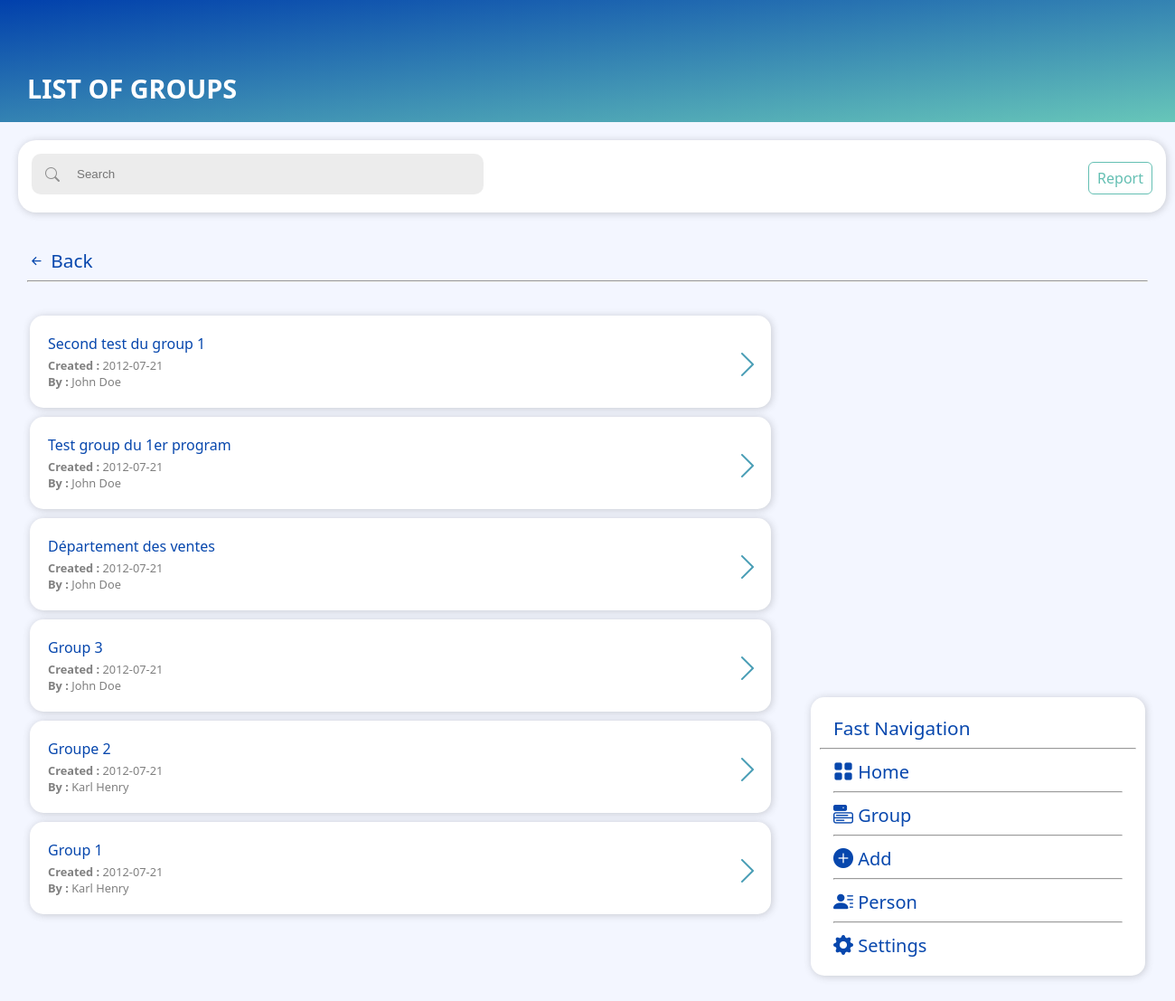
/View/list-group.php (signed in), run on the app's committed database.
### tables this page shows
CREATE TABLE `entreprise` (
  `id_ent` int(11) NOT NULL,
  `code_entreprise` varchar(50) NOT NULL,
  `nom_entreprise` varchar(100) NOT NULL,
  `date_creation` date NOT NULL,
  `date_expiration` date NOT NULL,
  `id_statut` int(11) NOT NULL
);

CREATE TABLE `groupe` (
  `id_group` int(11) NOT NULL,
  `nom_groupe` varchar(50) NOT NULL,
  `description` varchar(100) NOT NULL,
  `date_creation` date NOT NULL,
  `date_expiration` date NOT NULL,
  `id_program` int(11) NOT NULL,
  `code_user` int(11) NOT NULL
);

CREATE TABLE `users` (
  `code_user` int(11) NOT NULL,
  `nom` varchar(50) NOT NULL,
  `prenom` varchar(50) NOT NULL,
  `email` varchar(50) NOT NULL,
  `password` varchar(255) NOT NULL,
  `adresse` varchar(100) NOT NULL,
  `telephone_1` varchar(20) NOT NULL,
  `telephone_2` varchar(20) NOT NULL,
  `code_entreprise` varchar(50) NOT NULL,
  `id_role` int(11) NOT NULL,
  `id_statut` int(11) NOT NULL
);

### View/list-group.php (the view, shortened to what this page needs)
<!Doctype html>
<html>
<head>
    <link rel="stylesheet" href="css/style.css">
    <link rel="stylesheet" type="text/css" href="css/main.css">
    <link rel="stylesheet" href="https://cdn.jsdelivr.net/npm/bootstrap-icons@1.5.0/font/bootstrap-icons.css">
</head>
<body class="body">
    <?php
    include_once('header.php');
    ?>
    <div class="header-content">
        <?php
        echo '<div class="title">List of groups</div>';
        ?>
    </div>
    <div class="second-part-content">
        <div class="search">
            <div class="custom-container">
                <form action="" method="post" class="">
                    <i class="bi bi-search"></i>
                    <input type="text" name="searchAll" id="" placeholder="Search" class="search-main">
                </form>
            </div>
            <div class="link">
                <ul>
                    <?php
                    if (isset($_SESSION["role"]) && $_SESSION["role"] === 3 || $_SESSION["role"] === 2) {
                        echo '<li>';
                        echo '</li> <li><a href="report.php" class="btn btn-outline-muted">Report</a></li>';
                    } elseif (isset($_SESSION["role"]) && $_SESSION["role"] === 1) {
                        echo '<li><a href="report.php" class="btn btn-outline-muted">Report</a></li>';
                    }
                    ?>
                </ul>
            </div>
        </div>
    </div>
    <div class="third-part-content">
        <div class="container mt-3">
            <span class="title-page-list">
                <a href="index.php">
                    <i class="bi bi-arrow-left-short"></i> <span class="align-items"></span> Back
                </a>
                <hr>
            </span>
            <div class="list-content mt-3 mb-5">
                <?php
                if (isset($_POST["searchAll"])) {
                    $nom_group = $_POST["searchAll"];
                    $code_entreprise = $_SESSION["code_entreprise"];
                    $query = "SELECT * FROM program, groupe, users WHERE nom_groupe LIKE '%$nom_group%' AND program.id_program = groupe.id_program AND users.code_user = groupe.code_user ORDER BY nom_groupe DESC";
                    $result = $conn->query($query);
                    if (mysqli_num_rows($result) > 0) {
                        while ($row = mysqli_fetch_assoc($result)) {
                            echo '<a href="group.php?group-details=' . $row["id_group"] . '" class="nav-link">
                            <div class="bg-white">
                                <div class="group-name-and-details">
                                    <div class="group-name">' . $row["nom_groupe"] . '</div>
                                    <div class="group-details">
                                        <b>Created : </b>' . $row["date_creation"] . ' <br>
                                        <b>By : </b>' . $row["nom"] . ' ' . $row["prenom"] . '</div>
                                    </div>
                                    <div class="more-details">
                                        <a href="group.php?group-details=' . $row["id_group"] . '"><i class="bi bi-chevron-right"></i></a>
                                    </div>
                            </div>
                        </a>';
                        }
                    } else {
                        echo '<div class="bg-white">
                        <div class="group-name-and-details">
                            <div class="group-name">There is no group with this name...</div>
                            <div class="group-details">Please create a new group !</div>
                        </div>
                    </div>';
                    }
                } else {
                    $code_entreprise = $_SESSION["code_entreprise"];
                    $query = "SELECT * FROM entreprise, program, groupe, users WHERE users.code_entreprise = '$code_entreprise' AND entreprise.code_entreprise = '$code_entreprise' AND program.code_entreprise = '$code_entreprise' AND program.id_program = groupe.id_program AND users.code_user = groupe.code_user ORDER BY groupe.id_group DESC";
                    $result = $conn->query($query);
                    if (mysqli_num_rows($result) > 0) {
                        while ($row = mysqli_fetch_assoc($result)) {
                            echo '<a href="group.php?group-details=' . $row["id_group"] . '" class="nav-link">
                            <div class="bg-white">
                                <div class="group-name-and-details">
                                    <div class="group-name">' . $row["nom_groupe"] . '</div>
                                    <div class="group-details">
                                        <b>Created : </b>' . $row["date_creation"] . ' <br>
                                        <b>By : </b>' . $row["nom"] . ' ' . $row["prenom"] . '</div>
                                    </div>
                                    <div class="more-details">
                                        <a href="group.php?group-details=' . $row["id_group"] . '"><i class="bi bi-chevron-right"></i></a>
                                    </div>
                            </div>
                        </a>';
                        }
                    }
                }
                include_once('sidebar.php');
                ?>
            </div>
        </div>
    </div>
    <?php
    include_once("footer.php");
    ?>
</body>
</html>

### View/css/style.css (style rules this page uses)
:root { --background-color: #F3F6FF; --white: #FFF; --gray: rgba(128, 128, 128, 0.863); --primary: #0747AD; --secondary: #489DB5; --muted: #64BFB3; --bg-light-gray: rgb(252, 252, 252); }
.container { padding: 0 30px; }
a { text-decoration: none; -webkit-tap-highlight-color: transparent; }
body, .body { background-color: var(--background-color); padding: 0; margin: 0; font-family: 'Segoe UI', Tahoma, Geneva, Verdana, sans-serif; }
.header-content { background-image: linear-gradient(to bottom right, rgb(1, 64, 172), rgb(103, 198, 185)); height: auto; width: 100%; color: var(--white); padding: 18px 0; position: sticky; }
.title, .subtitle { margin: 0 30px; width: auto; }
.title { font-size: 1.8rem; font-weight: bold; margin-top: 60px; text-transform: uppercase; width: auto; }
.second-part-content { margin: 20px; padding: 15px; height: 50px; width: 1240px; background-color: var(--white); box-shadow: 1px 1px 8px rgba(65, 65, 65, 0.247); border-radius: 20px; }
.custom-container { float: left; }
.bi-search { position: absolute; margin-top: 12px; margin-left: 15px; color: var(--gray) }
.search-main { height: 45px; width: 400px; background-color: rgba(206, 206, 206, 0.384); border-style: none; border-radius: 10px; padding: 0 50px; -webkit-tap-highlight-color: transparent; }
.nav-link { color: inherit; text-decoration: none !important; -webkit-tap-highlight-color: transparent; }
.link { position: relative; float: right; }
.link ul li { list-style: none; display: inline-block; }
.btn { background-color: none; padding: 6px 9px; text-decoration: none; padding: 6px 9px; border-radius: 6px; }
.btn-outline-muted { border: 1px solid var(--muted); color: var(--muted); }
.mt-3 { margin-top: 3%; }
.mb-5 { margin-bottom: 100px; }
.title-page-list a { color: var(--primary); font-weight: 500; font-size: 1.3rem; }
.list-content { padding: 0 3px; }
.bg-white { height: auto; width: 800px; border-radius: 15px; box-shadow: 1px 1px 8px rgba(65, 65, 65, 0.247); background-color: var(--white); padding: 20px 10px; margin-bottom: 10px; }
.name, .group-name { font-weight: 500; color: var(--primary); margin-bottom: 4px; width: max-content; }
.group-name-and-details { position: relative; margin-top: 0; margin-left: 10px; }
.group-details { font-weight: lighter; font-size: 0.8rem; color: gray; }
.more-details a { font-size: 2rem; color: var(--secondary); position: inherit; float: right; margin-top: -50px; }

### data on the page
entreprise: groupe.nom_groupe "Second test du group 1", groupe.date_creation "2012-07-21", users.nom "John", users.prenom "Doe", groupe.nom_groupe "Test group du 1er program", groupe.nom_groupe "Département des ventes", groupe.nom_groupe "Group 3", groupe.nom_groupe "Groupe 2", users.nom "Karl", users.prenom "Henry", groupe.nom_groupe "Group 1"
